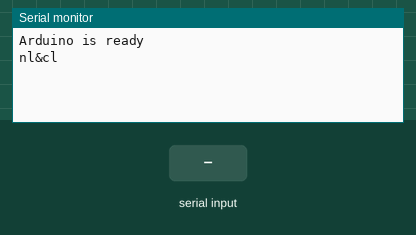
A sketch run on a simulated Arduino Uno, built with avr-gcc and run on an emulated ATmega328P. On the bench: the last lines printed to the serial monitor. Inputs (shaded band) come from the test bench.

Above: at 1.2 s.
1.3 s: "1" received over the second serial link
At 2.4 s:
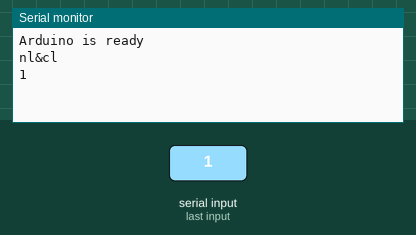
2.8 s: "0" received over the second serial link
At 3.6 s:
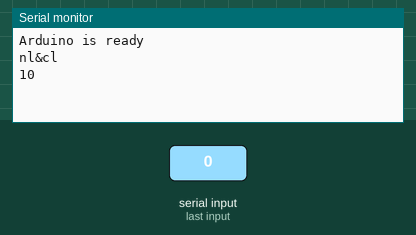

Measured:
- after the input at 1.3 s, the serial monitor: prints a new line at once (image 1)
- after the input at 2.8 s, the serial monitor: prints a new line at once (image 2)

The sketch:

1.ino
```cpp
#include<SoftwareSerial.h>
SoftwareSerial BTSerial(3,2);
char c=' ';
void setup() {
  Serial.begin(9600);
  Serial.println("Arduino is ready");
  Serial.println("nl&cl");
  BTSerial.begin(38400);
}
void loop() {
  if(BTSerial.available())
  {
    c=BTSerial.read();
    Serial.write(c);
  }
  if(Serial.available())
  {
    c=Serial.read();
    BTSerial.write(c);
    }
}
```
